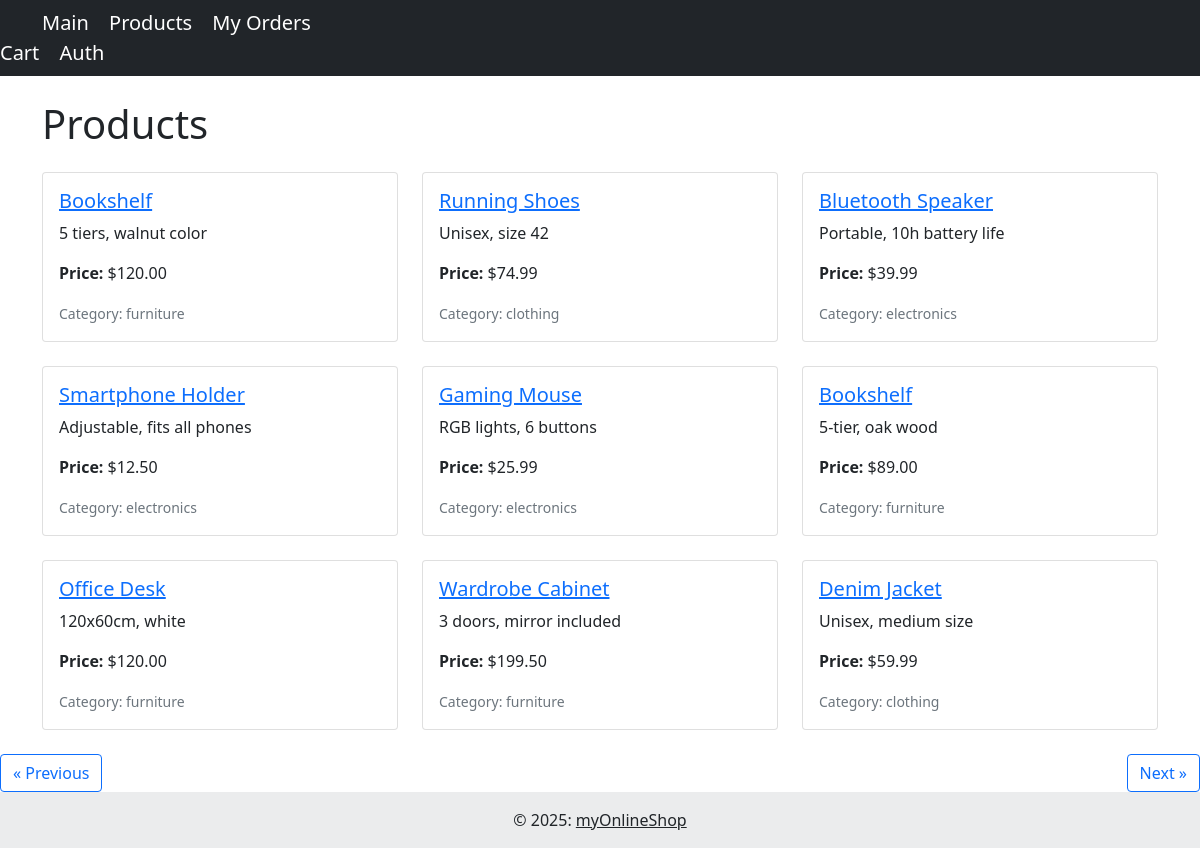
/products?page=1, run on the app's committed database.
### tables this page shows
CREATE TABLE `products`
(
    `id`          int(11)        NOT NULL,
    `name`        varchar(30) DEFAULT NULL,
    `category_id` int(11)        NOT NULL,
    `description` text           NOT NULL,
    `price`       decimal(11, 2) NOT NULL
);

CREATE TABLE `categories`
(
    `id`       int(11)     NOT NULL,
    `category` varchar(40) NOT NULL
);

### config/Database.php (called while the page is built, shortened)
<?php
class Database
{
    private static ?mysqli $instance = null;
    public static function db_connect(): mysqli
    {
        if (self::$instance === null) {
            $host = getenv('DB_HOST') ?: '127.0.0.1';
            $user = getenv('DB_USER') ?: 'root';
            $pass = getenv('DB_PASS') ?: '';
            $name = getenv('DB_NAME') ?: 'shop';
            $port = getenv('DB_PORT') ?: 3306;
            self::$instance = new mysqli($host, $user, $pass, $name, $port);
            self::$instance->set_charset("utf8");
        }
        return self::$instance;
    }
    public static function db_fetch_all(string $query, array $params = []): array
    {
        $stmt = self::$instance->prepare($query);
        if (!$stmt->execute()) {
            die("Failed to execute query: " . $stmt->error);
        }
        $stmt_result = $stmt->get_result();
        $result = $stmt_result->fetch_all(MYSQLI_ASSOC);
        return $result;
    }
}

### app/pages/products.php (the view, shortened to what this page needs)
<?php
include_once(__DIR__ . "/../templates/index_header.php");
$page = $_GET['page'] ?? 0;
$offset = $page * 9;
$products = Database::db_fetch_all("SELECT * FROM products LIMIT 9 OFFSET $offset");
$categories = Database::db_fetch_all("SELECT * FROM categories");
?>
    <div class="container mt-4">
        <h1 class="mb-4">Products</h1>
        <div class="row row-cols-1 row-cols-md-3 g-4">
            <?php foreach ($products as $product): ?>
                <div class="col">
                    <div class="card h-100">
                        <div class="card-body d-flex flex-column">
                            <h5 class="card-title">
                                <a href="/product?product_id=<?php echo urlencode($product['id']); ?>">
                                    <?php echo htmlspecialchars($product['name']); ?>
                                </a>
                            </h5>
                            <p class="card-text flex-grow-1"><?php echo htmlspecialchars($product['description']); ?></p>
                            <p class="card-text"><strong>Price: </strong>$<?php echo htmlspecialchars($product['price']); ?></p>
                            <p class="card-text"><small class="text-muted">Category: <?php echo htmlspecialchars($categories[$product['category_id'] - 1]["category"]); ?></small></p>
                        </div>
                    </div>
                </div>
            <?php endforeach; ?>
        </div>
    </div>
<?php
$total_products_result = Database::db_fetch_all("SELECT COUNT(*) as count FROM products");
$total_products = $total_products_result[0]['count'];
$total_pages = ceil($total_products / 9);
$current_page = isset($_GET['page']) ? (int)$_GET['page'] : 0;
?>
    <div class="mt-4 d-flex justify-content-between">
        <?php if ($current_page > 0): ?>
            <a href="?page=<?php echo $current_page - 1; ?>" class="btn btn-outline-primary">&laquo; Previous</a>
        <?php else: ?>
            <span></span>
        <?php endif; ?>
        <?php if ($current_page < $total_pages - 1): ?>
            <a href="?page=<?php echo $current_page + 1; ?>" class="btn btn-outline-primary">Next &raquo;</a>
        <?php endif; ?>
    </div>
<?php
include_once(__DIR__ . "/../templates/index_footer.php");

### data on the page
products: name "Bookshelf", description "5 tiers, walnut color", price "120.00", category.category "furniture"
products: name "Running Shoes", description "Unisex, size 42", price "74.99", category.category "clothing"
products: name "Bluetooth Speaker", description "Portable, 10h battery life", price "39.99", category.category "electronics"
products: name "Smartphone Holder", description "Adjustable, fits all phones", price "12.50", category.category "electronics"
products: name "Gaming Mouse", description "RGB lights, 6 buttons", price "25.99", category.category "electronics"
products: name "Bookshelf", description "5-tier, oak wood", price "89.00", category.category "furniture"
products: name "Office Desk", description "120x60cm, white", price "120.00", category.category "furniture"
products: name "Wardrobe Cabinet", description "3 doors, mirror included", price "199.50", category.category "furniture"
products: name "Denim Jacket", description "Unisex, medium size", price "59.99", category.category "clothing"
